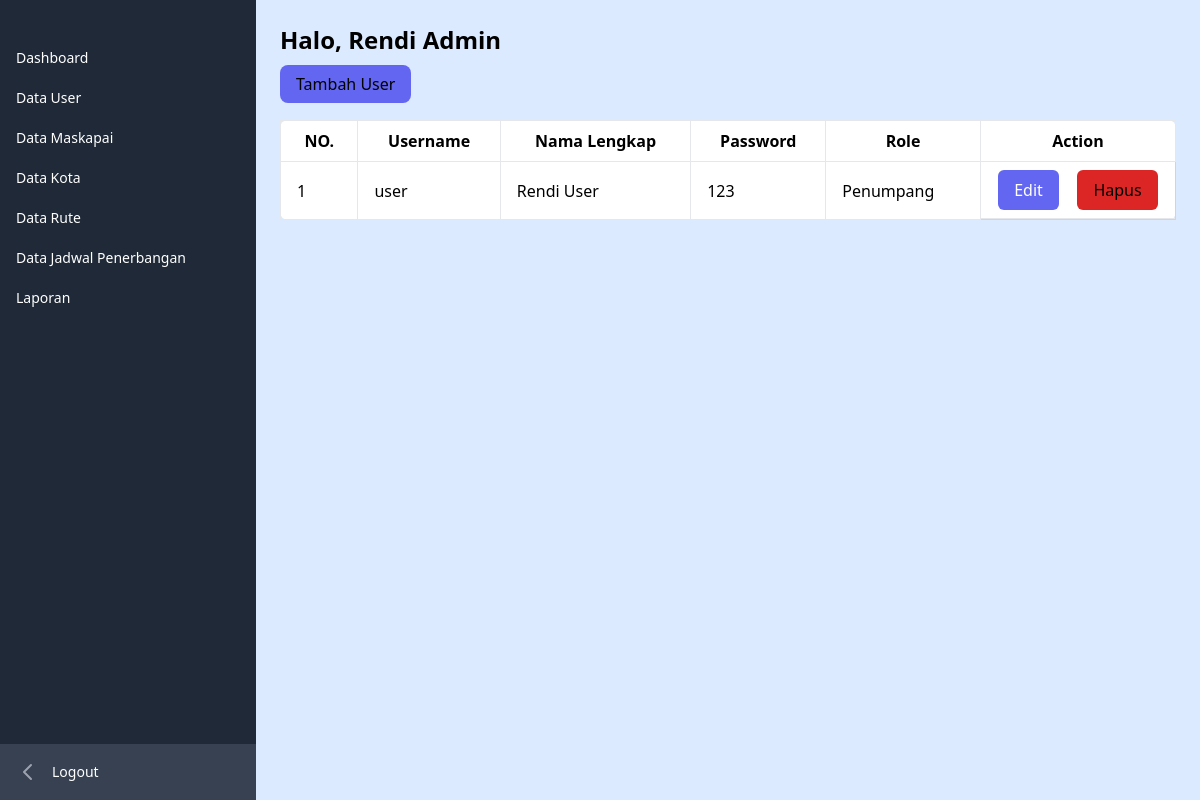
Screenshot of /maskapai/pengguna/index.php (signed in) with the database file from the repository.
### tables this page shows
CREATE TABLE `user` (
  `id_user` int(11) NOT NULL,
  `username` varchar(100) NOT NULL,
  `nama_lengkap` varchar(100) NOT NULL,
  `password` varchar(255) NOT NULL,
  `roles` enum('Admin','Maskapai','Penumpang') NOT NULL
);

### maskapai/pengguna/functions.php (called while the page is built, shortened)
<?php
require '../../koneksi.php';
function query($query){
    global $conn;
    $rows = [];
    $result = mysqli_query($conn, $query);
    while($row = mysqli_fetch_assoc($result)){
        $rows[] = $row;
    }
    return $rows;
}

### maskapai/pengguna/index.php (the view, shortened to what this page needs)
<?php
$pengguna = query("SELECT * FROM user WHERE roles = 'Penumpang' ");
?>
<?php require '../../layouts/sidebar_maskapai.php'; ?>
<div class="flex-auto overflow-x-hidden bg-blue-100">
            <div class="p-6">
                <div class="">
                    <h1 class="text-2xl font-semibold text-blue-950 mb-4">Halo, <?= $_SESSION["nama_lengkap"]; ?></h1>
                </div>
                <div>
                    <a href="tambah.php" class="bg-indigo-500 px-4 py-2 rounded-lg">Tambah User</a>
                </div>
                <table class="min-w-full border-collapse bg-white border border-gray-300 rounded-lg mt-6">
                    <thead>
                        <tr>
                            <th class="border py-2 px-4 border-b">NO.</th>
                            <th class="border py-2 px-4 border-b">Username</th>
                            <th class="border py-2 px-4 border-b">Nama Lengkap</th>
                            <th class="border py-2 px-4 border-b">Password</th>
                            <th class="border py-2 px-4 border-b">Role</th>
                            <th class="border py-2 px-4 border-b">Action</th>
                        </tr>
                    </thead>
                    <tbody>
                    <?php $no = 1; ?>
                    <?php foreach($pengguna as $data) : ?>
                            <tr>
                                <td class="border py-2 px-4 border-b"><?= $no; ?></td>
                                <td class="border py-2 px-4 border-b"><?= $data["username"]; ?></td>
                                <td class="border py-2 px-4 border-b"><?= $data["nama_lengkap"]; ?></td>
                                <td class="border py-2 px-4 border-b"><?= $data["password"]; ?></td>
                                <td class="border py-2 px-4 border-b"><?= $data["roles"]; ?></td>
                                <td class="flex py-2 px-2 border-b justify-around">
                                    <a href="edit.php?id=<?= $data["id_user"]; ?>"
                                        class="fa-solid fa-pen-to-square text-md bg-indigo-500 text-white py-2 px-4 hover:text-black rounded-md"></i>Edit</a>
                                    <form action="hapus.php?id=<?= $data["id_user"]; ?>" class=" inline-block" method="post">
                                        <button type="submit"
                                            class="fa-solid fa-trash text-md bg-red-600 py-2 px-4 text-black hover:text-white rounded-md"></i>Hapus</button>
                                    </form>
                                </td>
                            </tr>
                    </tbody>
                    <?php $no++; ?>
                    <?php endforeach; ?>
                </table>

### rows the page displays
user: username "user", nama_lengkap "Rendi User", password "123", roles "Penumpang"

### other values shown
$_SESSION["nama_lengkap"] "Rendi Admin"
